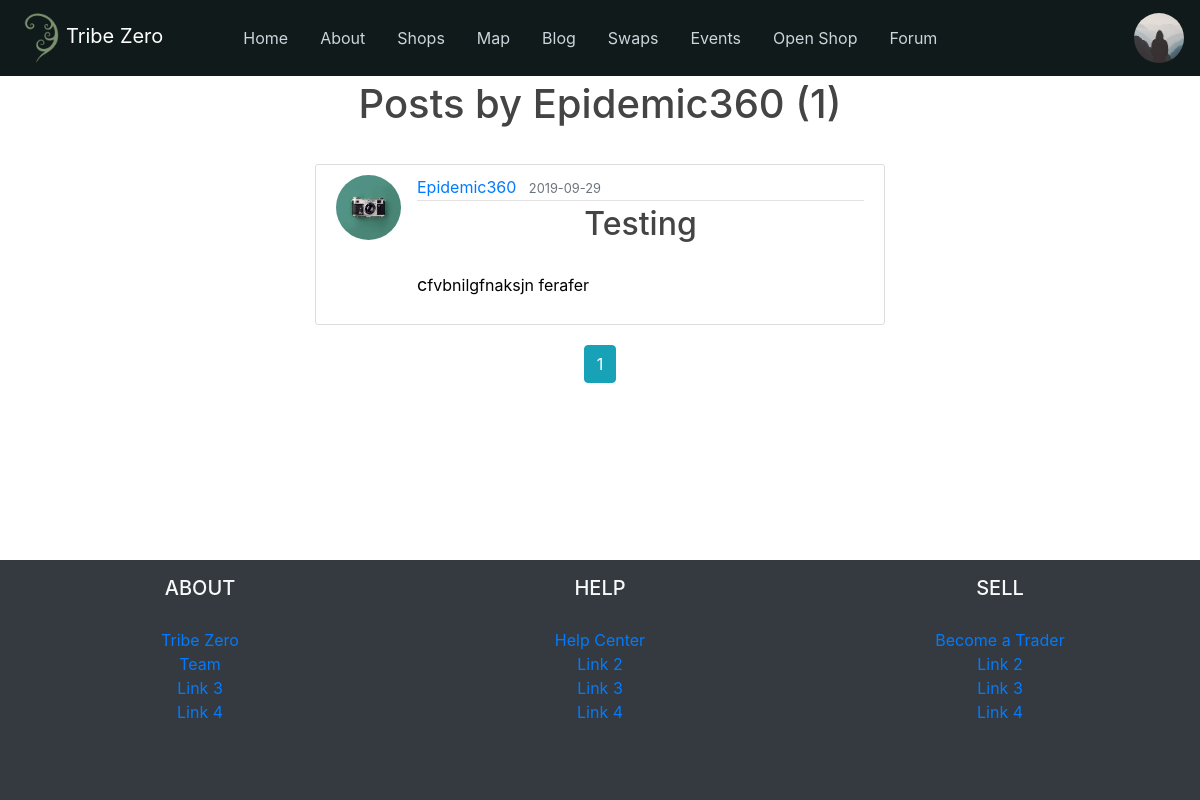
The page /user/Epidemic360 (signed in) on the database its author committed.
### tribezero/models.py (models this page shows, shortened)
class User(db.Model, UserMixin):
    id = db.Column(db.Integer, primary_key=True)
    username = db.Column(db.String(20), unique=True, nullable=False)
    email = db.Column(db.String(120), unique=True, nullable=False)
    image_file = db.Column(db.String(20), nullable=False, default='default.jpg')
    password = db.Column(db.String(60), nullable=False)
    posts = db.relationship('Post', backref='author', lazy=True)
    shop = db.relationship('Shop', backref='owner', lazy=True)
    transaction = db.relationship('TransactionHistory', backref='owner', lazy=True)
    account_status = db.relationship('AccountStatus', backref='owner', lazy=True)
    account = db.relationship('Account', backref='owner', lazy=True)
    contact = db.relationship('Contact', backref='owner', lazy=True)

class Post(db.Model):
    id = db.Column(db.Integer, primary_key=True)
    title = db.Column(db.String(100), nullable=False)
    date_posted = db.Column(db.DateTime, nullable=False, default=datetime.utcnow)
    content = db.Column(db.Text, nullable=False)
    user_id = db.Column(db.Integer, db.ForeignKey('user.id'), nullable=False)

### tribezero/users/routes.py (the view)
@users.route("/user/<string:username>")
def user_posts(username):
    page = request.args.get('page', 1, type=int)
    user = User.query.filter_by(username=username).first_or_404()
    posts = Post.query.filter_by(author=user)\
        .order_by(Post.date_posted.desc())\
        .paginate(page=page, per_page=5)
    return render_template('user_posts.html', posts=posts, user=user)

### tribezero/models.py (called while the page is built)
@login_manager.user_loader
def load_user(user_id):
    return User.query.get(int(user_id))

### tribezero/templates/user_posts.html
{% extends "layout.html" %}
{% block content %}
    <h1 class="mb-3">Posts by {{ user.username }} ({{ posts.total }})</h1>
    {% for post in posts.items %}
        <article class="media content-section">
            <img class="rounded-circle article-img" src="{{ url_for('static', filename='profile_pics/' + post.author.image_file) }}">
            <div class="media-body">
                <div class="article-metadata">
                    <a class="mr-2" href="{{ url_for('users.user_posts', username=post.author.username) }}">{{ post.author.username }}</a>
                    <small class="text-muted">{{ post.date_posted.strftime('%Y-%m-%d') }}</small>
                </div>
                <h2><a class="article-title" href="{{ url_for('posts.post', post_id=post.id) }}">{{ post.title }}</a></h2>
                <p class="article-content">{{ post.content }}</p>
            </div>
        </article>
    {% endfor %}
    <div class="text-center">
    {% for page_num in posts.iter_pages(left_edge=1, right_edge=1, left_current=1, right_current=2) %}
        {% if page_num %}
            {% if posts.page == page_num %}
                <a class="btn btn-info mb-4" href="{{ url_for('users.user_posts', username=user.username, page=page_num) }}">{{ page_num }}</a>
            {% else %}
                <a class="btn btn-outline-info mb-4" href="{{ url_for('users.user_posts',username=user.username, page=page_num) }}">{{ page_num }}</a>
            {% endif %}
        {% else %}
            ...
        {% endif %}
    {% endfor %}
    </div>
{% endblock content %}

### tribezero/templates/layout.html (shortened to what this page needs)
<!DOCTYPE html>
<html lang="en">
<head>
    <link rel="stylesheet" href="https://stackpath.bootstrapcdn.com/bootstrap/4.3.1/css/bootstrap.min.css"
>
    <link rel="stylesheet" type="text/css" href="{{ url_for('static', filename='main.css') }}">
    <link rel="stylesheet" href="https://cdnjs.cloudflare.com/ajax/libs/font-awesome/4.7.0/css/font-awesome.min.css">
</head>
<body>
    <div id="container">
        <header class="site-header fixed-top" id="header">
            <nav class="navbar navbar-expand-lg navbar-dark bg-mossy">
                <a class="navbar-brand" href="{{ url_for('main.home') }}"><img height="50px" src="{{ url_for('static', filename='tribezero_logo.png') }}">Tribe Zero</a>
                <div class="collapse navbar-collapse" id="collapsibleNavbar">
                    <ul class="navbar-nav ml-5">
                        <li class="nav-item">
                            <a id="home" class="nav-link" href="{{ url_for('main.home') }}">Home</a>
                        </li>
                        <li class="nav-item">
                            <a id="about" class="nav-link" href="{{ url_for('main.about') }}">About</a>
                        </li>
                        <li class="nav-item">
                            <a id="shops" class="nav-link" href="{{ url_for('shops.shops') }}">Shops</a>
                        </li>
                        <li class="nav-item">
                            <a id="map" class="nav-link" href="{{ url_for('main.sellers_map') }}">Map</a>
                        </li>
                        <li class="nav-item">
                            <a id="blog" class="nav-link" href="{{ url_for('main.blog') }}">Blog</a>
                        </li>
                        <li class="nav-item">
                            <a id="swaps" class="nav-link" href="#">Swaps</a>
                        </li>
                        <li class="nav-item">
                            <a id="events" class="nav-link" href="#">Events</a>
                        </li>
                        <li class="nav-item">
                            <a id="sell" class="nav-link" href="{{ url_for('shops.open_shop') }}">Open Shop</a>
                        </li>
                        <li class="nav-item">
                            <a id="forum" class="nav-link" href="#">Forum</a>
                        </li>
                    </ul>
                </div>
                <div class="navbar-nav">
                    {% if current_user.is_authenticated %}
                    <div class="dropdown">
                        <img class="rounded-circle profile-avatar dropdown-toggle" data-toggle="dropdown"
                             src="{{ url_for('static', filename='profile_pics/' + current_user.image_file) }}">
                    </div>
                    {% else %}
                        <a class="nav-item nav-link" href="{{ url_for('users.login') }}">Login</a>
                        <a class="nav-item nav-link" href="{{ url_for('users.register') }}">Register</a>
                    {% endif %}
                </div>
            </nav>
        </header>
        <main role="main" class="site-main container-fluid" id="body">
            <div class="row d-flex justify-content-center mx-0">
                <div class="col-md-6">
                    {% block content %}{% endblock %}
                </div>
            </div>
        </main>
        <footer class="page-footer font-small bg-dark" id="footer">
            <div class="container-fluid text-center">
                <div class="row">
                    <div class="col-sm mt-md-o mt-3">
                        <h5 class="text-uppercase text-light">About</h5>
                        <ul class="list-unstyled">
                            <li>
                                <a href="#!">Tribe Zero</a>
                            </li>
                            <li>
                                <a href="#!">Team</a>
                            </li>
                            <li>
                                <a href="#!">Link 3</a>
                            </li>
                            <li>
                                <a href="#!">Link 4</a>
                            </li>
                        </ul>
                    </div>
                    <div class="col-sm mt-md-o mt-3">
                        <h5 class="text-uppercase text-light">Help</h5>
                        <ul class="list-unstyled">
                            <li>
                                <a href="#!">Help Center</a>
                            </li>
                            <li>
                                <a href="#!">Link 2</a>
                            </li>
                            <li>
                                <a href="#!">Link 3</a>
                            </li>
                            <li>
                                <a href="#!">Link 4</a>
                            </li>
                        </ul>
                    </div>
                    <div class="col-sm mt-md-o mt-3">
                        <h5 class="text-uppercase text-light">Sell</h5>
                        <ul class="list-unstyled">
                            <li>
                                <a href="#!">Become a Trader</a>
                            </li>
                            <li>
                                <a href="#!">Link 2</a>
                            </li>
                            <li>
                                <a href="#!">Link 3</a>
                            </li>
                            <li>
                                <a href="#!">Link 4</a>
                            </li>
                        </ul>
                    </div>
                </div>
            </div>
        </footer>
    </div>
</body>
</html>

### tribezero/static/main.css (style rules this page uses)
html, body { margin: 0; padding: 0; height: 100%; background: #ffffff; color: black; }
#container { min-height: 100%; position: relative; }
#header { padding-bottom: 0; height: 5rem; }
#body { padding: 0; padding-bottom: 15rem; padding-top: 5rem; }
#footer { position: absolute; bottom: 0; width: 100%; height: 15rem; }
h1, h2, h3, h4, h5, h6 { color: #444444; text-align: center; padding-bottom: 20px; }
p { text-align: justify; }
p::first-letter { font-size: large; }
.bg-mossy { background-color: #101a1a; }
.site-header .navbar-nav .nav-link { color: #cbd5db; }
.site-header .navbar-nav .nav-item { margin-left: 0.5rem; margin-right: 0.5rem; }
.content-section { background: #ffffff; padding: 10px 20px; border: 1px solid #dddddd; border-radius: 3px; margin-bottom: 20px; }
.article-title { color: #444444; }
.article-content { white-space: pre-line; }
.article-img { height: 65px; width: 65px; margin-right: 16px; }
.article-metadata { padding-bottom: 1px; margin-bottom: 4px; border-bottom: 1px solid #e3e3e3 }
.profile-avatar { height: 50px; width: 50px; margin: auto; }

### rows shown on the page
User: image_file (placeholder picture)
User: username "Epidemic360"
Post: image_file (picture), author.username "Epidemic360", date_posted "2019-09-29", title "Testing", content "cfvbnilgfnaksjn ferafer"

### other values the page prints
{{ posts.total }} "1"
{{ page_num }} "1"
